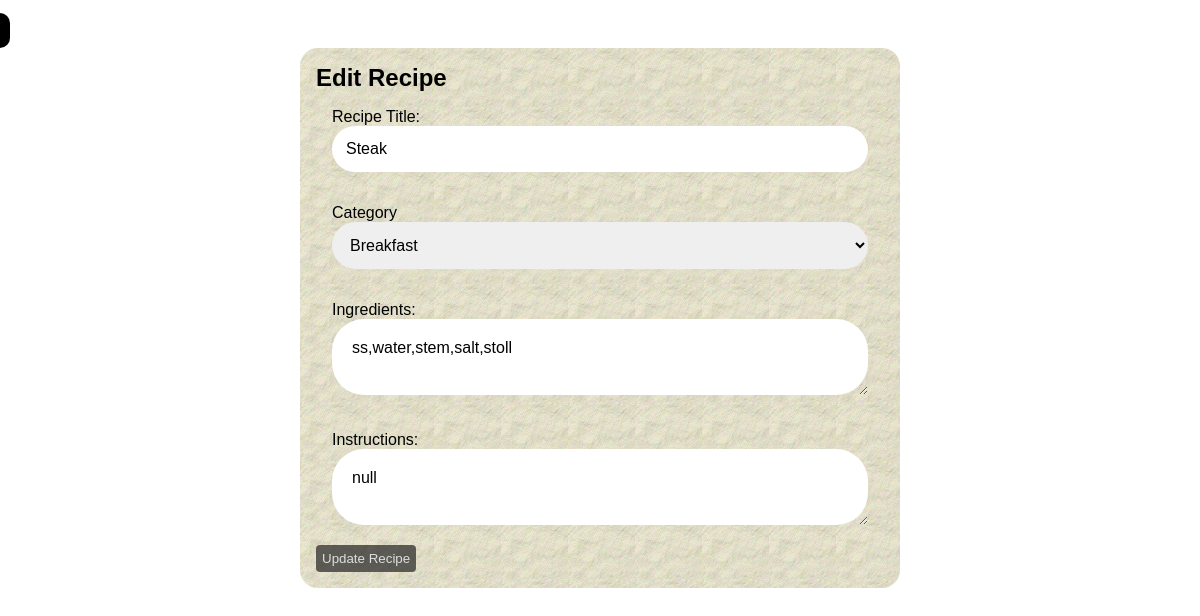
Screenshot of /recipe/edit_recipe/14 with the database file from the repository.
### tables this page shows
CREATE TABLE recipes (
    id INTEGER PRIMARY KEY AUTOINCREMENT,
    title TEXT NOT NULL,
    instructions TEXT NOT NULL,
    ingredients TEXT NOT NULL,
    image_url TEXT
, category TEXT);

### recipes/recipe.py (the view)
@recipe_bp.route('/edit_recipe/<int:id>', methods =('POST', 'GET'))
def edit_recipe(id):
    conn = get_db_connection()
    recipe = conn.execute('SELECT * FROM recipes WHERE id = ?', (id,)).fetchone()
    conn.close()
    return render_template('edit_recipe.html', recipe=recipe)

### database.py (called while the page is built)
def get_db_connection():
    conn = sqlite3.connect('recipes.db')
    conn.row_factory = sqlite3.Row
    return conn

### templates/edit_recipe.html (shortened to what this page needs)
<!DOCTYPE html>
<html lang="en">
<head>
   <link rel="stylesheet" href="{{ url_for('static', filename='css/styles.css') }}">
</head>
<body>
   <a class="backArrow" href="{{ url_for('recipe.show_recipes')}}">&#8592;</a>
   <section class="addForm">
      <h1>Edit Recipe</h1>
         <form action="{{ url_for('recipe.update_recipe') }}" method="POST">
         <div class="form-group">
         <label for="title">Recipe Title:</label>
         <input type="text" id="title" name="title" value="{{ recipe.title }}" required >
         </div>
         <div class="form-group">
         <label for="category">Category</label>
         <select name="category" id="category">
               <option value="breakfast">Breakfast</option>
         </select>
         </div>
         <div class="form-group">
         <label for="ingredients">Ingredients:</label>
         <textarea id="ingredients" name="ingredients" required>{{ recipe.ingredients }}</textarea>
         </div>
         <div class="form-group">
         <label for="instructions">Instructions:</label>
         <textarea id="instructions" name="instructions" required>{{ recipe.instructions }}</textarea>
         </div>
         <button type="submit">Update Recipe</button>
         </form>
   </section>
</body>
</html>

### static/css/styles.css (style rules this page uses)
* { box-sizing: border-box; margin: 0; padding: 0; font-family: Arial, sans-serif; }
html, body { height: 100%; overflow-x: hidden; }
body { display: flex; flex-direction: column; background-color: white; color: #000000; }
.addForm { background-image: url(paper.gif); border-radius: 18px; padding: 1em; display: block; width: 50%; margin: auto; height: auto; margin-top: 3rem; }
.form-group { padding: 1em; font-size: 1em; }
.form-group textarea { border-radius: 2em; border: none; width: 100%; box-sizing: border-box; padding: 20px; font-size: 1em; }
.form-group input { border-radius: 2em; border: none; width: 100%; box-sizing: border-box; padding: 14px; font-size: 1em; }
.form-group select { border-radius: 2em; border: none; width: 100%; box-sizing: border-box; padding: 14px; font-size: 1em; }
.addForm button { background-color: #272727b6; color: #dedede; padding: 6px; border: none; border-radius: 4px; }
.backArrow { background-color: #000000; border: none; color: white; padding: 0.08em; text-align: center; text-decoration: none; font-size: 26px; cursor: pointer; border-radius: 0px 10px 10px 0px; width: 70px; position: absolute; left: -60px; transition: 0.3s; margin-top: 0.5em; }

### rows the page displays
recipes: title "Steak", ingredients "ss,water,stem,salt,stoll", instructions "null"
